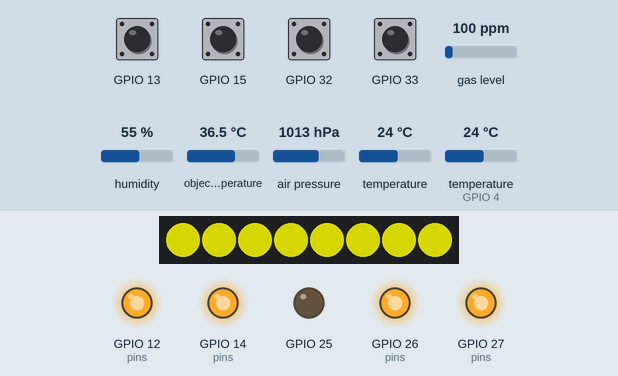
A sketch run on a simulated ESP32. Parts: 8 RGB LEDs in strip order, left to right, output pins drawn as LEDs (lit = HIGH). The inputs (shaded band) are chosen by the test bench; at power-on: GPIO 13, GPIO 15, GPIO 32, GPIO 33 HIGH, gas level 100 ppm, humidity 55 %, object temperature 36.5 °C, air pressure 1013 hPa, temperature 24 °C, temperature (sensor on GPIO 4) 24 °C (analog values on the 0–4095 scale). Dim RGB values are drawn brighter than linear; WiFi joins after 1.5 s; servers stay silent unless stated; no MQTT or app messages arrive unless stated; what the sketch prints to the serial monitor is not drawn.

Above: at 3.4 s.
3.5 s: GPIO 33 pulled LOW for 1 s
At 5.2 s:
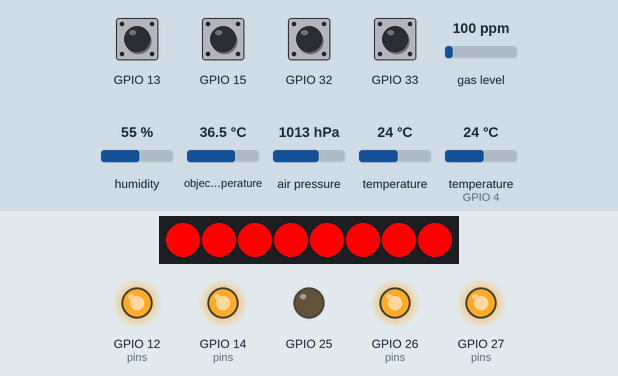
Timing chart, 0 to 12.0 s (numbered marks = the images above; inputs shaded):
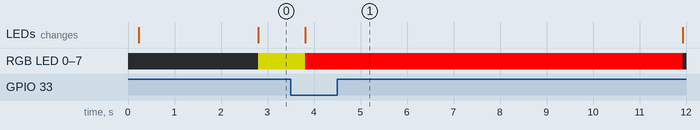

The sketch:

main.ino
```cpp
/**
 * main.ino — ESP32 fire suppression sensor node
 *
 * open-fire-suppression — ESP32 firmware port
 * Part of the open-fire-suppression system. This firmware runs on an
 * ESP32 as a lightweight sensor node that:
 *   1. Reads fire sensors (smoke, temp, IR, thermal array, gas)
 *   2. Runs multi-sensor fusion detection
 *   3. Drives suppression relays (with safety interlocks)
 *   4. Publishes status via MQTT to the central Pi 5 dashboard
 *   5. Alerts via buzzer and WS2812 LED evacuation guidance
 *
 * The ESP32 node operates independently — it continues detecting and
 * suppressing even if WiFi/MQTT to the Pi 5 is lost. This makes it
 * suitable for remote or standalone deployment.
 *
 * Parent project: src/fire_suppression/main.py (Raspberry Pi 5)
 * This firmware:  firmware/esp32/src/main.ino
 *
 * USE AT YOUR OWN RISK — see root README for regulatory disclaimers.
 */

#include <Arduino.h>
#include "config.h"
#include "sensors/sensors.h"
#include "detection/detection.h"
#include "safety/safety.h"
#include "actuation/actuation.h"
#include "telemetry/telemetry.h"

// ── Global Subsystems ────────────────────────────────────────────
SensorManager        sensors;
FireDetectionEngine  detection;
SafetyInterlock      safety;
RelayController      actuation;
Telemetry            telemetry;

// ── State ────────────────────────────────────────────────────────
SensorReading   last_reading;
DetectionResult last_detection;
uint32_t        last_loop_time = 0;
bool            mqtt_initialized = false;

// ── Setup ────────────────────────────────────────────────────────
void setup() {
    Serial.begin(FS_SERIAL_BAUD);
    delay(100);

    Serial.println("\n======================================");
    Serial.printf("open-fire-suppression %s\n", FS_VERSION);
    Serial.println("ESP32 Fire Detection & Suppression Node");
    Serial.println("======================================\n");

    // 1. Initialize safety first — system starts DISARMED
    Serial.println("[1/5] Safety interlock...");
    safety.begin();
    Serial.printf("  State: %s\n", safety_state_str(safety.state()));

    // 2. Initialize actuation — ensure all relays OFF
    Serial.println("[2/5] Actuation relays...");
    actuation.begin();
    Serial.println("  All relays OFF (safe state)");

    // 3. Initialize sensors
    Serial.println("[3/5] Sensors...");
    sensors.begin();
    Serial.printf("  %d sensors initialized, %d healthy\n",
                  (int)sensors.count(), (int)sensors.healthy_count());

    // 4. Initialize alerts (buzzer + LED)
    Serial.println("[4/5] Alerts (buzzer + LED)...");
    telemetry.buzzer_begin();
    telemetry.led_begin();
    Serial.println("  Buzzer + WS2812 LED ready");

    // 5. Connect WiFi + MQTT (non-blocking on failure)
    Serial.println("[5/5] Connectivity...");
    if (telemetry.wifi_connect()) {
        if (telemetry.mqtt_connect()) {
            mqtt_initialized = true;
            Serial.println("  MQTT connected — telemetry active");
        } else {
            Serial.println("  MQTT failed — running standalone");
        }
    } else {
        Serial.println("  WiFi failed — running standalone");
    }

    Serial.println("\n── System Ready ──");
    Serial.printf("Safety: %s | Sensors: %d/%d | MQTT: %s\n",
                  safety_state_str(safety.state()),
                  (int)sensors.healthy_count(),
                  (int)sensors.count(),
                  mqtt_initialized ? "yes" : "no");
    Serial.println("======================================\n");

    // Feed watchdog
    safety.feed_watchdog();
}

// ── Main Loop ────────────────────────────────────────────────────
void loop() {
    uint32_t now = millis();

    // Throttle main loop to FS_LOOP_INTERVAL_MS
    if (now - last_loop_time < FS_LOOP_INTERVAL_MS) {
        // Still update fast subsystems (buzzer, LED, MQTT keepalive)
        telemetry.led_update();
        telemetry.mqtt_loop();
        return;
    }
    last_loop_time = now;

    // ── 1. Poll all sensors ──────────────────────────────────────
    sensors.poll_all(last_reading);

    // ── 2. Run fire detection ────────────────────────────────────
    last_detection = detection.detect(last_reading);

    // ── 3. Update safety state ───────────────────────────────────
    safety.update();
    safety.feed_watchdog();

    // ── 4. Actuation state machine ───────────────────────────────
    actuation.update();

    // ── 5. Alert routing ─────────────────────────────────────────
    // Map detection state to alert priority
    uint8_t alert_priority = FS_ALERT_PRIORITY_CLEAR;
    uint8_t led_zone = 0;

    switch (last_detection.state) {
        case FIRE_CLEAR:
            alert_priority = FS_ALERT_PRIORITY_CLEAR;
            telemetry.led_clear();
            break;

        case FIRE_WARNING:
            alert_priority = FS_ALERT_PRIORITY_WARNING;
            telemetry.led_warning();
            break;

        case FIRE_ALERT:
            alert_priority = FS_ALERT_PRIORITY_ALERT;
            telemetry.led_alert();
            break;

        case FIRE_CONFIRMED:
            alert_priority = FS_ALERT_PRIORITY_CRITICAL;
            telemetry.led_alert();
            break;
    }

    // Override: E-stop or tamper → critical
    if (safety.e_stop_active() || safety.tamper_active()) {
        alert_priority = FS_ALERT_PRIORITY_CRITICAL;
        telemetry.led_alert();
    }

    telemetry.buzzer_alert(alert_priority);

    // ── 6. Suppression actuation ─────────────────────────────────
    // Only activate if:
    //   - Detection says ALERT or higher
    //   - Safety says we CAN actuate (ARMED, no E-stop, no tamper)
    //   - Actuation is currently IDLE or in COOLDOWN
    if (last_detection.state >= FIRE_ALERT &&
        safety.can_actuate() &&
        (actuation.state() == ACT_IDLE)) {

        // Determine which zones to suppress based on thermal hotspots
        uint8_t zone_mask = 0xFF;  // default: all zones
        if (last_detection.thermal_hotspot_count > 0) {
            // Target only zones with thermal hotspots
            // For now, all zones — zone targeting logic can be expanded
            zone_mask = 0xFF;
        }

        actuation.activate(zone_mask, last_detection.reason);
        last_detection.state = FIRE_CONFIRMED;

        Serial.printf("[SUPPRESSION] Activated! zone_mask=0x%02X reason=%s\n",
                      zone_mask, last_detection.reason);
    }

    // If safety disallows actuation during an active fire, log it
    if (last_detection.state >= FIRE_ALERT && !safety.can_actuate()) {
        Serial.printf("[BLOCKED] Safety state: %s — suppression inhibited\n",
                      safety_state_str(safety.state()));
    }

    // ── 7. Telemetry ─────────────────────────────────────────────
    if (mqtt_initialized) {
        telemetry.mqtt_loop();
        telemetry.publish_status(last_reading, last_detection,
                                  safety, actuation);
    }

    // ── 8. Serial status (always — for debug/monitor) ───────────
    Serial.printf("\n[%lus] %s | conf=%.2f | triggered=%d (%s) | "
                  "safety=%s | act=%s | heap=%u\n",
                  (unsigned long)(now / 1000),
                  fire_state_str(last_detection.state),
                  last_detection.confidence,
                  last_detection.triggered_count,
                  last_detection.triggered_names,
                  safety_state_str(safety.state()),
                  actuation_state_str(actuation.state()),
                  (unsigned)ESP.getFreeHeap());

    // Sensor values
    Serial.printf("  MQ2=%.0fppm SHT40=%.1f°C/%.1f%% MLX=%.1f°C "
                  "BME=%.0fΩ DS18=%.1f°C AMG=%s\n",
                  last_reading.smoke_ppm,
                  isnan(last_reading.temp_c) ? 0 : last_reading.temp_c,
                  isnan(last_reading.humidity_pct) ? 0 : last_reading.humidity_pct,
                  isnan(last_reading.ir_object_c) ? 0 : last_reading.ir_object_c,
                  isnan(last_reading.gas_resistance) ? 0 : last_reading.gas_resistance,
                  isnan(last_reading.ext_temp_c) ? 0 : last_reading.ext_temp_c,
                  last_reading.thermal_valid ? "yes" : "no");

    // ── 9. Watchdog check ────────────────────────────────────────
    if (!safety.watchdog_ok()) {
        Serial.println("[WATCHDOG] Timeout! Auto-disarming.");
        safety.disarm();
        actuation.deactivate();
        // Re-feed to allow recovery
        safety.feed_watchdog();
    }

    // Update LED animation
    telemetry.led_update();
}
```

actuation.cpp
```cpp
/**
 * actuation.cpp — Relay control implementation for ESP32
 *
 * State machine: IDLE → PRE_ACTIVATION → ACTIVE → COOLDOWN → IDLE
 * Pre-activation sounds buzzer for FS_PRE_ACTIVATION_S seconds.
 * Active drives relays for FS_SUPPRESS_DURATION_S seconds.
 * Flow sensor checked during ACTIVE for confirmation.
 */
#include "actuation/actuation.h"
#include "../config.h"

const char* actuation_state_str(ActuationState s) {
    switch (s) {
        case ACT_IDLE:           return "idle";
        case ACT_PRE_ACTIVATION: return "pre_activation";
        case ACT_ACTIVE:         return "active";
        case ACT_COOLDOWN:       return "cooldown";
        case ACT_ERROR:          return "error";
        default:                 return "unknown";
    }
}

RelayController::RelayController()
    : _state(ACT_IDLE), _active_low(FS_RELAY_ACTIVE_LOW),
      _state_start(0), _pre_activation_s(FS_PRE_ACTIVATION_S),
      _suppress_duration_s(FS_SUPPRESS_DURATION_S),
      _active_zone_mask(0), _flow_ok(false) {

    // Copy relay pins from config
    uint8_t pins[] = FS_RELAY_PINS;
    memcpy(_relay_pins, pins, sizeof(_relay_pins));
    _reason[0] = '\0';
}

void RelayController::begin() {
    for (uint8_t i = 0; i < FS_RELAY_COUNT; i++) {
        pinMode(_relay_pins[i], OUTPUT);
        _set_relay(i, false);  // ensure all OFF at startup
    }
    pinMode(FS_FLOW_SENSOR_PIN, INPUT);
    pinMode(FS_MANUAL_BUTTON_PIN, INPUT_PULLUP);
}

void RelayController::_set_relay(uint8_t idx, bool on) {
    if (idx >= FS_RELAY_COUNT) return;

    // Active-low: LOW = ON, HIGH = OFF
    // Active-high: HIGH = ON, LOW = OFF
    bool level = _active_low ? !on : on;
    digitalWrite(_relay_pins[idx], level ? HIGH : LOW);
}

void RelayController::relay_on(uint8_t index) {
    _set_relay(index, true);
}

void RelayController::relay_off(uint8_t index) {
    _set_relay(index, false);
}

void RelayController::all_relays_off() {
    for (uint8_t i = 0; i < FS_RELAY_COUNT; i++) {
        _set_relay(i, false);
    }
}

void RelayController::_enter_state(ActuationState s) {
    _state = s;
    _state_start = millis();
}

bool RelayController::activate(uint8_t zone_mask, const char *reason) {
    if (_state == ACT_ACTIVE || _state == ACT_PRE_ACTIVATION) {
        return true;  // already activating
    }

    _active_zone_mask = zone_mask;
    strncpy(_reason, reason, sizeof(_reason) - 1);
    _reason[sizeof(_reason) - 1] = '\0';
    _enter_state(ACT_PRE_ACTIVATION);
    return true;
}

void RelayController::deactivate() {
    all_relays_off();
    _enter_state(ACT_IDLE);
    _reason[0] = '\0';
}

void RelayController::update() {
    uint32_t now = millis();
    uint32_t elapsed_s = (now - _state_start) / 1000;

    switch (_state) {
        case ACT_IDLE:
            // Check manual button (GPIO 0 = BOOT button)
            if (digitalRead(FS_MANUAL_BUTTON_PIN) == LOW) {
                delay(50);  // crude debounce
                if (digitalRead(FS_MANUAL_BUTTON_PIN) == LOW) {
                    activate(0xFF, "manual_button");
                }
            }
            break;

        case ACT_PRE_ACTIVATION:
            // Sound buzzer warning for pre-activation duration
            if (elapsed_s >= _pre_activation_s) {
                // Engage relays
                for (uint8_t i = 0; i < FS_RELAY_COUNT; i++) {
                    if (_active_zone_mask & (1 << i)) {
                        _set_relay(i, true);
                    }
                }
                _enter_state(ACT_ACTIVE);
            }
            break;

        case ACT_ACTIVE: {
            // Check flow sensor
            int flow_raw = analogRead(FS_FLOW_SENSOR_PIN);
            _flow_ok = (flow_raw > 2000);  // ADC threshold for flow

            // Check suppression duration
            if (elapsed_s >= _suppress_duration_s) {
                all_relays_off();
                _enter_state(ACT_COOLDOWN);
            }
            break;
        }

        case ACT_COOLDOWN:
            // 30 s cooldown before returning to idle
            if (elapsed_s >= 30) {
                _enter_state(ACT_IDLE);
                _reason[0] = '\0';
            }
            break;

        case ACT_ERROR:
            // Stay in error until explicitly deactivated
            break;
    }
}

bool RelayController::flow_confirmed() const {
    return _flow_ok;
}

float RelayController::pre_activation_progress() const {
    if (_state != ACT_PRE_ACTIVATION) return 0.0f;
    uint32_t elapsed = (millis() - _state_start) / 1000;
    return constrain((float)elapsed / _pre_activation_s, 0.0f, 1.0f);
}

float RelayController::time_remaining_s() const {
    uint32_t elapsed_s = (millis() - _state_start) / 1000;

    switch (_state) {
        case ACT_PRE_ACTIVATION:
            return (float)(_pre_activation_s - elapsed_s);
        case ACT_ACTIVE:
            return (float)(_suppress_duration_s - elapsed_s);
        case ACT_COOLDOWN:
            return (float)(30 - elapsed_s);
        default:
            return 0.0f;
    }
}
```

actuation.h
```cpp
/**
 * actuation.h — Suppression relay control for ESP32
 *
 * Ports the Python RelayController to C++.
 * Manages relay outputs with:
 *   - Configurable active-high/low logic
 *   - Pre-activation buzzer warning (configurable duration)
 *   - Suppression duration timeout
 *   - Flow sensor feedback confirmation
 *   - Manual override button
 *
 * Mirrors: src/fire_suppression/actuation/relay.py
 */
#ifndef FIRE_SUPPRESSION_ACTUATION_H
#define FIRE_SUPPRESSION_ACTUATION_H

#include <Arduino.h>
#include "../config.h"

// ── Actuation State (mirrors Python ActuationState enum) ─────────
enum ActuationState {
    ACT_IDLE          = 0,
    ACT_PRE_ACTIVATION = 1,  // warning countdown running
    ACT_ACTIVE         = 2,  // suppression relays engaged
    ACT_COOLDOWN       = 3,  // post-suppression cooldown
    ACT_ERROR          = 4   // flow sensor reported failure
};

const char* actuation_state_str(ActuationState s);

// ── Relay Controller ─────────────────────────────────────────────
class RelayController {
public:
    RelayController();

    void begin();                           // set pin modes, ensure OFF

    // Called every loop tick — manages state machine
    void update();

    // Request suppression (returns false if safety disallows)
    bool activate(uint8_t zone_mask = 0xFF, const char *reason = "");

    // Stop suppression immediately
    void deactivate();

    // State queries
    ActuationState state() const { return _state; }
    bool is_active() const { return _state == ACT_ACTIVE; }
    bool in_pre_activation() const { return _state == ACT_PRE_ACTIVATION; }

    // Individual relay control
    void relay_on(uint8_t index);
    void relay_off(uint8_t index);
    void all_relays_off();

    // Flow sensor check
    bool flow_confirmed() const;

    // Pre-activation progress (0.0–1.0)
    float pre_activation_progress() const;

    // Time remaining in current state (seconds)
    float time_remaining_s() const;

private:
    ActuationState _state;
    uint8_t  _relay_pins[FS_RELAY_COUNT];
    bool     _active_low;
    uint32_t _state_start;       // millis() when state began
    uint32_t _pre_activation_s;  // warning duration
    uint32_t _suppress_duration_s;
    uint8_t  _active_zone_mask;
    char     _reason[32];
    bool     _flow_ok;

    void _enter_state(ActuationState s);
    void _set_relay(uint8_t idx, bool on);
};

#endif // FIRE_SUPPRESSION_ACTUATION_H
```

safety.h
```cpp
/**
 * safety.h — Safety interlock system for ESP32
 *
 * Ports the Python SafetyInterlock to C++.
 * The system must be ARMED before any suppression actuation can occur.
 * Safety-critical inputs (E-stop, tamper, maintenance) are monitored
 * continuously via debounced GPIO.
 *
 * Mirrors: src/fire_suppression/safety/interlock.py
 */
#ifndef FIRE_SUPPRESSION_SAFETY_H
#define FIRE_SUPPRESSION_SAFETY_H

#include <Arduino.h>

// ── Safety State (mirrors Python SafetyState enum) ───────────────
enum SafetyState {
    SAFETY_DISARMED       = 0,
    SAFETY_ARMED          = 1,
    SAFETY_MAINTENANCE    = 2,
    SAFETY_EMERGENCY_STOP = 3,
    SAFETY_TAMPERED       = 4
};

const char* safety_state_str(SafetyState s);

// ── Safety Interlock ─────────────────────────────────────────────
class SafetyInterlock {
public:
    SafetyInterlock();

    void begin();                          // init GPIO with pull-ups
    void update();                         // call every loop — debounce + state

    SafetyState state() const { return _state; }
    bool can_actuate() const;              // true only if ARMED

    void arm();                            // software arm
    void disarm();                         // software disarm
    void reset_emergency_stop();           // clear E-stop latch

    // Watchdog
    void feed_watchdog();
    bool watchdog_ok() const;

    // Status for telemetry
    bool armed() const     { return _state == SAFETY_ARMED; }
    bool e_stop_active() const { return _e_stop_latched; }
    bool tamper_active() const { return _tamper_active; }
    bool maintenance_mode() const { return _state == SAFETY_MAINTENANCE; }

private:
    SafetyState _state;
    bool        _e_stop_latched;
    bool        _tamper_active;
    uint32_t    _watchdog_last_feed;

    // Debounce state per pin
    bool        _last_arm_raw;
    bool        _last_estop_raw;
    bool        _last_tamper_raw;
    bool        _last_maint_raw;
    uint32_t    _debounce_timer;
    static const uint32_t DEBOUNCE_MS = 50;

    void _check_transitions();
};

#endif // FIRE_SUPPRESSION_SAFETY_H
```

Source omitted: detection.cpp (6709 bytes), detection.h (3344 bytes), safety.cpp (3983 bytes), sensors.cpp (11357 bytes), sensors.h (4351 bytes), telemetry.cpp (8925 bytes), telemetry.h (2761 bytes), types.h (1264 bytes), config.h (4748 bytes)

Measured:
- after the input at 3.5 s, the LEDs: change after 0.31 s (image 1)
